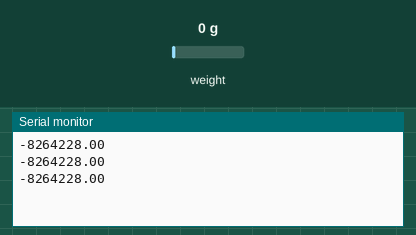
Bench run of a sketch on a simulated Arduino Uno, built with avr-gcc and run on an emulated ATmega328P. Parts: the last lines printed to the serial monitor. The test bench sets the inputs (shaded band); at power-on: weight on the scale 0 g.

Above: at 1.5 s.
1.6 s: weight on the scale set to 100 g
At 2.4 s:
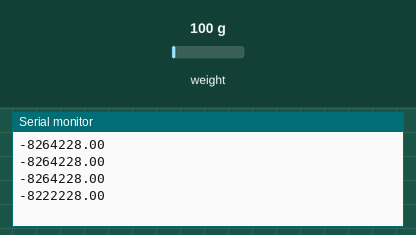
3.1 s: weight on the scale set to 1250 g
At 3.6 s:
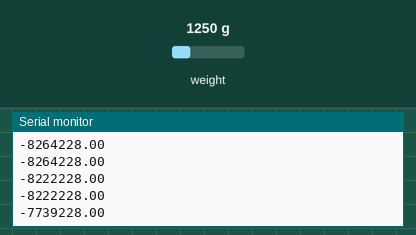
Timing chart, 0 to 6.1 s (numbered marks = the images above; inputs shaded):
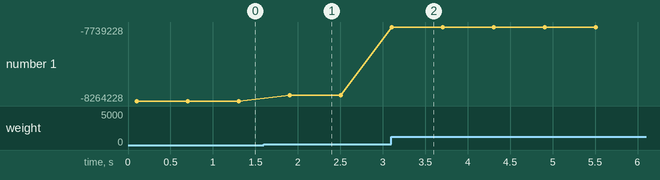

The sketch:

LoadCell.ino
```cpp
#include <Q2HX711.h>

const byte hx711_data_pin = 2;
const byte hx711_clock_pin = 3;

Q2HX711 hx711(hx711_data_pin, hx711_clock_pin);

void setup() {
  Serial.begin(9600);
}

void loop() {

  double scale = (hx711.read()-8264228);
  Serial.println(scale);
  delay(500);
}
```

Measured:
- after the input at 1.6 s, the serial monitor: prints a new line after 0.30 s (image 1)
- after the input at 3.1 s, the serial monitor: prints a new line at once (image 2)
- plotted number 1: -8264228 → -8222228 after the input at 1.6 s, -8222228 → -7739228 after the input at 3.1 s
